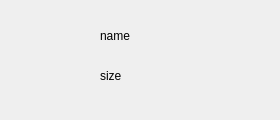
<?xml version="1.0" encoding="UTF-8"?>
<ui version="4.0">
 <class>FileView</class>
 <widget class="QWidget" name="FileView">
  <property name="geometry">
   <rect>
    <x>0</x>
    <y>0</y>
    <width>280</width>
    <height>120</height>
   </rect>
  </property>
  <property name="minimumSize">
   <size>
    <width>280</width>
    <height>120</height>
   </size>
  </property>
  <property name="maximumSize">
   <size>
    <width>280</width>
    <height>120</height>
   </size>
  </property>
  <property name="windowTitle">
   <string>Form</string>
  </property>
  <widget class="QLabel" name="label_2">
   <property name="geometry">
    <rect>
     <x>100</x>
     <y>20</y>
     <width>171</width>
     <height>31</height>
    </rect>
   </property>
   <property name="text">
    <string>name</string>
   </property>
  </widget>
  <widget class="QLabel" name="label_3">
   <property name="geometry">
    <rect>
     <x>100</x>
     <y>60</y>
     <width>171</width>
     <height>31</height>
    </rect>
   </property>
   <property name="text">
    <string>size</string>
   </property>
  </widget>
  <widget class="QLabel" name="label">
   <property name="geometry">
    <rect>
     <x>10</x>
     <y>20</y>
     <width>80</width>
     <height>80</height>
    </rect>
   </property>
   <property name="text">
    <string/>
   </property>
  </widget>
 </widget>
 <resources/>
 <connections/>
</ui>
